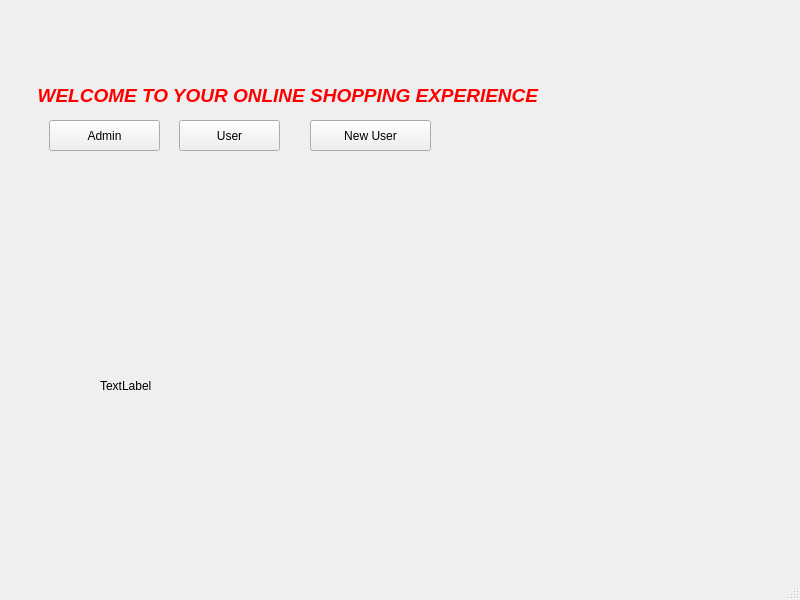
<?xml version="1.0" encoding="UTF-8"?>
<ui version="4.0">
 <class>login</class>
 <widget class="QMainWindow" name="login">
  <property name="geometry">
   <rect>
    <x>0</x>
    <y>0</y>
    <width>800</width>
    <height>600</height>
   </rect>
  </property>
  <property name="windowTitle">
   <string>login</string>
  </property>
  <widget class="QWidget" name="centralwidget">
   <widget class="QLabel" name="label">
    <property name="geometry">
     <rect>
      <x>20</x>
      <y>80</y>
      <width>541</width>
      <height>31</height>
     </rect>
    </property>
    <property name="text">
     <string>&lt;html&gt;&lt;head/&gt;&lt;body&gt;&lt;p align=&quot;center&quot;&gt;&lt;span style=&quot; font-size:14pt; font-weight:700; font-style:italic; color:#ff0000;&quot;&gt;WELCOME TO YOUR ONLINE SHOPPING EXPERIENCE &lt;/span&gt;&lt;/p&gt;&lt;/body&gt;&lt;/html&gt;</string>
    </property>
   </widget>
   <widget class="QPushButton" name="pushButtonAdmin">
    <property name="geometry">
     <rect>
      <x>49</x>
      <y>120</y>
      <width>111</width>
      <height>31</height>
     </rect>
    </property>
    <property name="text">
     <string>Admin</string>
    </property>
   </widget>
   <widget class="QPushButton" name="pushButtonUser">
    <property name="geometry">
     <rect>
      <x>179</x>
      <y>120</y>
      <width>101</width>
      <height>31</height>
     </rect>
    </property>
    <property name="text">
     <string>User</string>
    </property>
   </widget>
   <widget class="QPushButton" name="pushButtonNewUser">
    <property name="geometry">
     <rect>
      <x>310</x>
      <y>120</y>
      <width>121</width>
      <height>31</height>
     </rect>
    </property>
    <property name="text">
     <string>New User</string>
    </property>
   </widget>
   <widget class="QLabel" name="label4pic">
    <property name="geometry">
     <rect>
      <x>100</x>
      <y>250</y>
      <width>681</width>
      <height>271</height>
     </rect>
    </property>
    <property name="text">
     <string>TextLabel</string>
    </property>
   </widget>
  </widget>
  <widget class="QMenuBar" name="menubar">
   <property name="geometry">
    <rect>
     <x>0</x>
     <y>0</y>
     <width>800</width>
     <height>17</height>
    </rect>
   </property>
  </widget>
  <widget class="QStatusBar" name="statusbar"/>
 </widget>
 <resources/>
 <connections/>
</ui>
